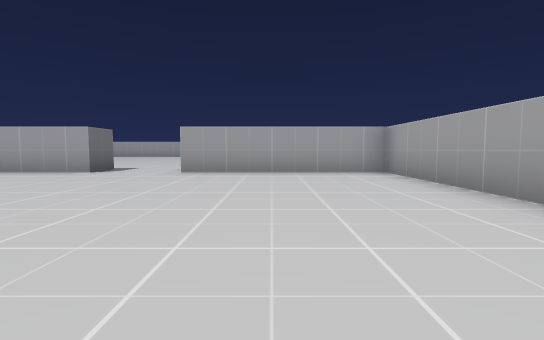
View 1 (above)

21 first-person views from a walk through a 3-D level made in the Unity game engine. The camera is 0.51 m above the floor, tilts 4° down and sees 85° across. The floor is counted in squares, 1 m on a side. Each view is taken from the middle of a square. On the plan, view 1 faces up. The plan holds only what a view shows up to about 9 squares ahead; the rest is blank. The place goes on beyond the plan.

View 2
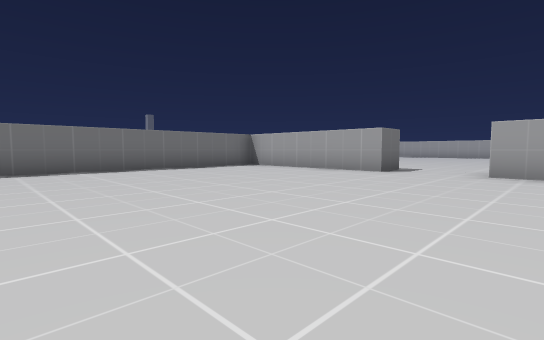

View 3
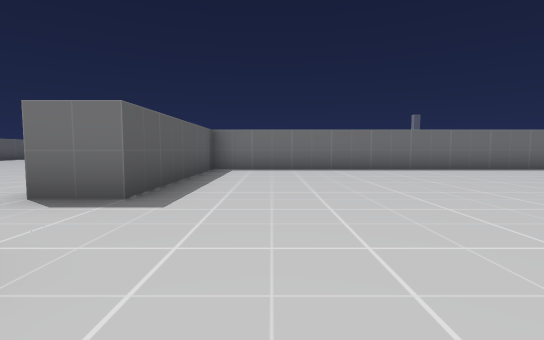

View 4
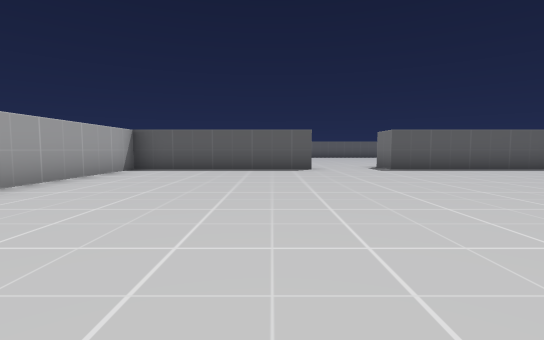

View 5
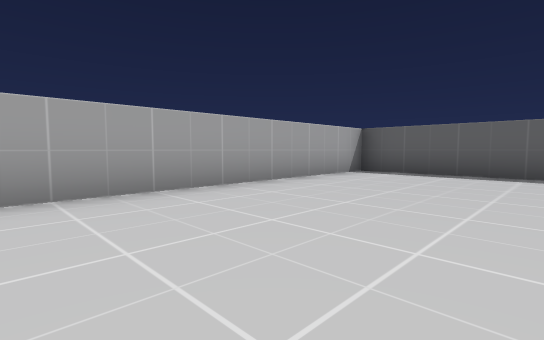

View 6
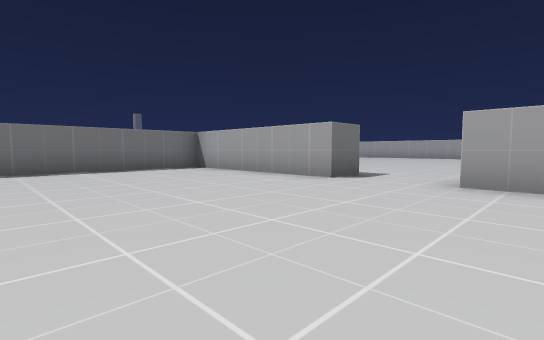

View 7
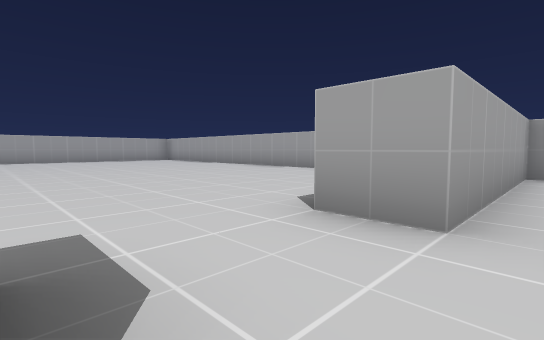

View 8
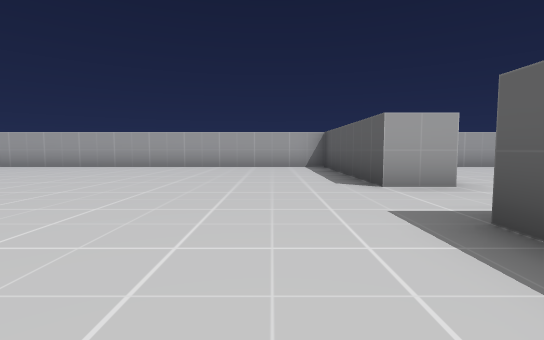

View 9
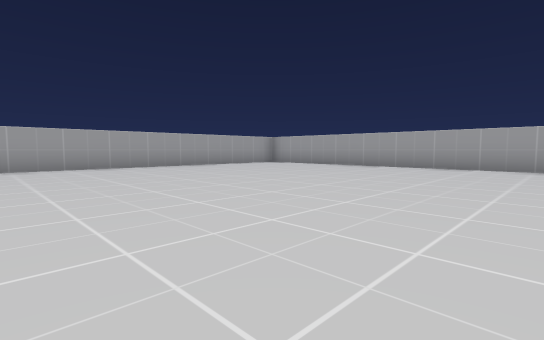

View 10
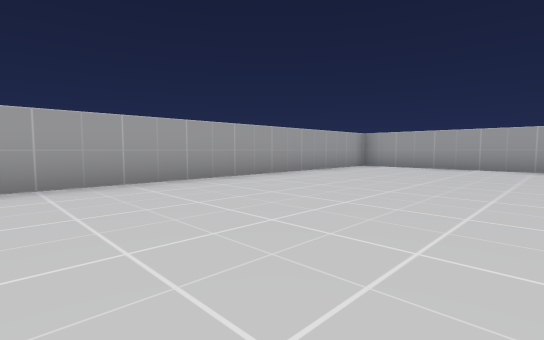

View 11
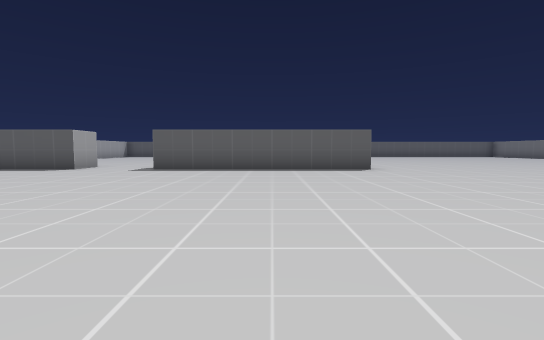

View 12
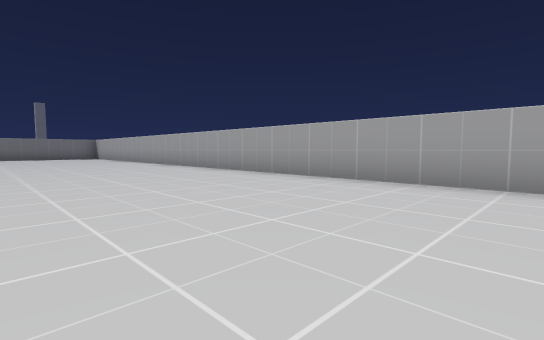

View 13
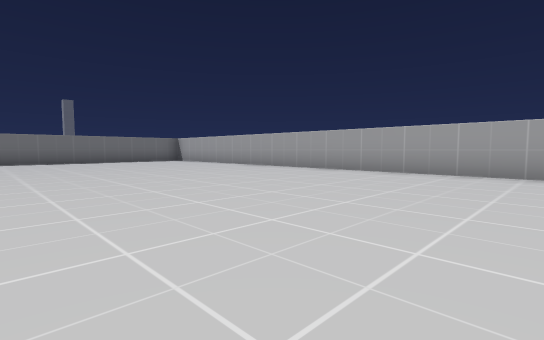

View 14
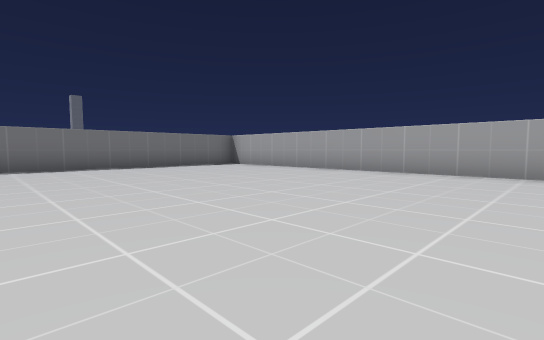

View 15
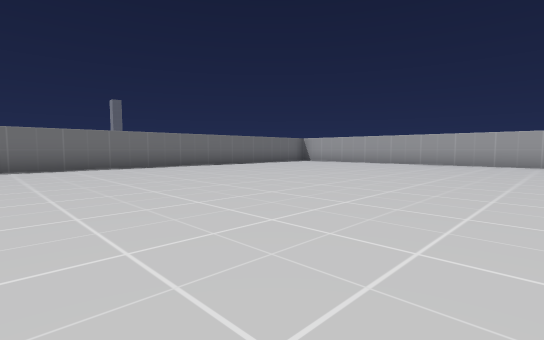

View 16
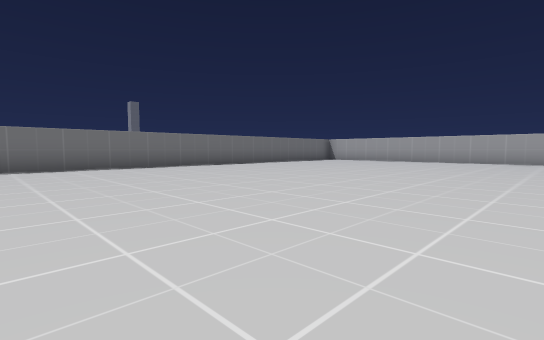

View 17
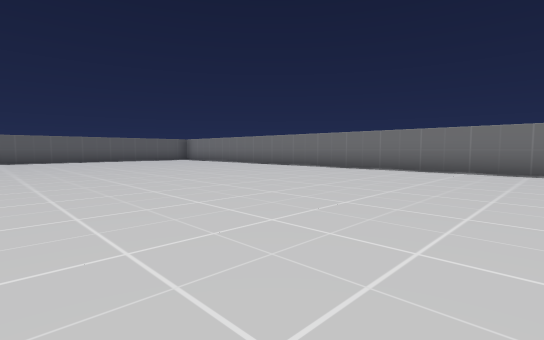

View 18
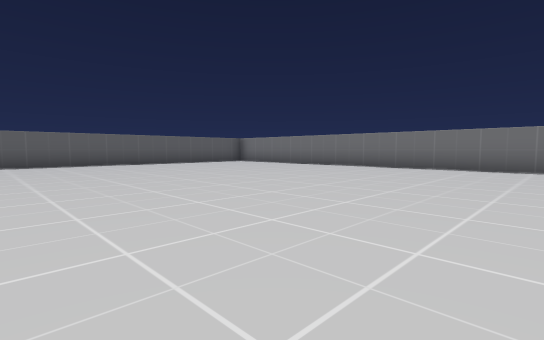

View 19
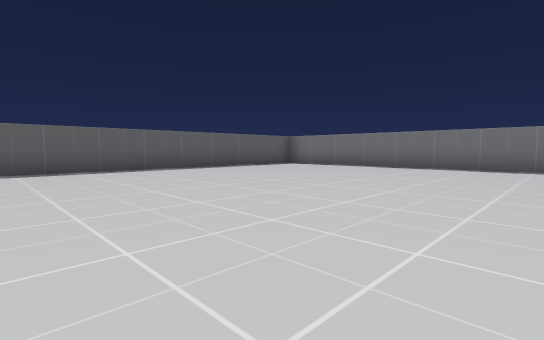

View 20
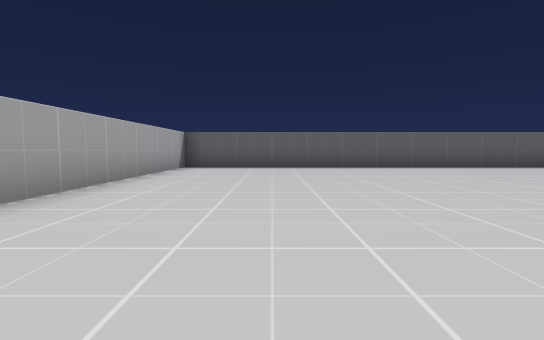

View 21
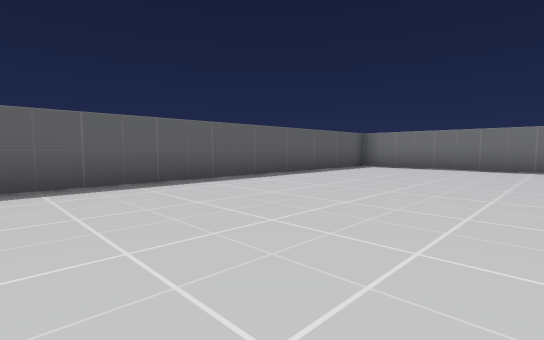

### Floor plan
Ten units are one square. View 1 is at (0, 0); x grows to the right and y downward. Boxes are objects, and circles mark ways between rooms. Rooms are numbered by the first view taken in them; rooms with no view inside come last. Other rooms are left out.
<svg viewBox="-220 -200 250 255">
<path fill="none" stroke="#000" d="M-20 45 25 45 25 -65 -20 -65 -20 -75M-40 -75 -40 -65 -85 -65 -85 45 -40 45M-96 -75 -40 -75M-20 -75 25 -75 25 -195 -194 -195M-215 -174 -215 45 -95 45 -95 -14"/>
<circle cx="-35" cy="-70" r="3" fill="#2a7"/>
<text x="-30" y="-10">1</text>
<text x="-120" y="-100">2</text>
</svg>
Room 1 opens to room 2.

Where each view was taken, in squares from view 1:
view 1: 0 up, 0 right, facing up
view 2: 0 up, 1 left, facing up-left
view 3: 3 down, 1 left, facing left
view 4: 3 up, 1 left, facing down
view 5: 2 up, 1 left, facing down-right
view 6: 2 up, 1 left, facing up-left
view 7: 6 up, 4 left, facing up-right
view 8: 9 up, 6 left, facing right
view 9: 11 up, 6 left, facing up-right
view 10: 15 up, 6 left, facing up-right
view 11: 15 up, 7 left, facing down
view 12: 15 up, 4 left, facing up-left
view 13: 13 up, 9 left, facing up-left
view 14: 13 up, 13 left, facing up-left
view 15: 9 up, 13 left, facing up-left
view 16: 7 up, 13 left, facing up-left
view 17: 9 up, 14 left, facing down-left
view 18: 6 up, 13 left, facing down-left
view 19: 3 up, 13 left, facing down-left
view 20: 4 up, 12 left, facing down
view 21: 0 up, 13 left, facing down-left
